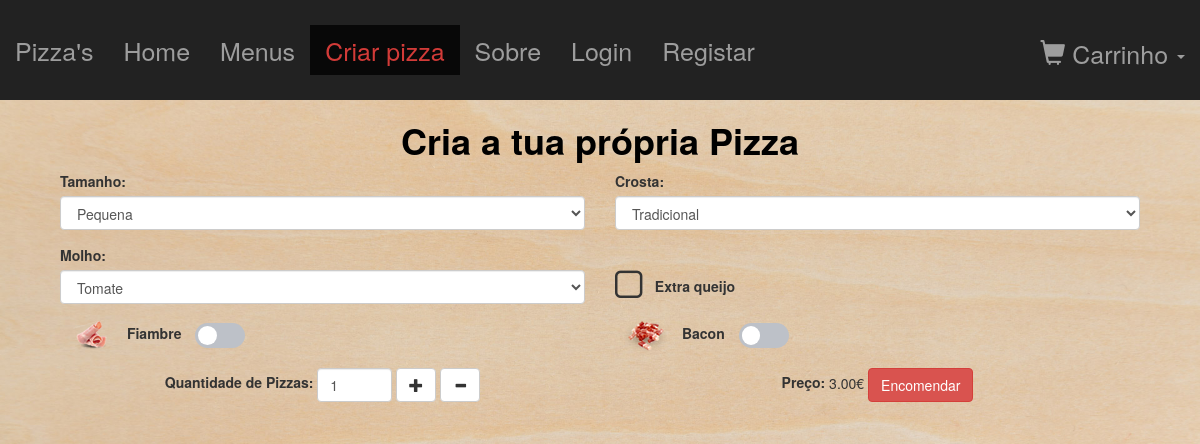
Before: /pages/criarPizza.php with the older database file.
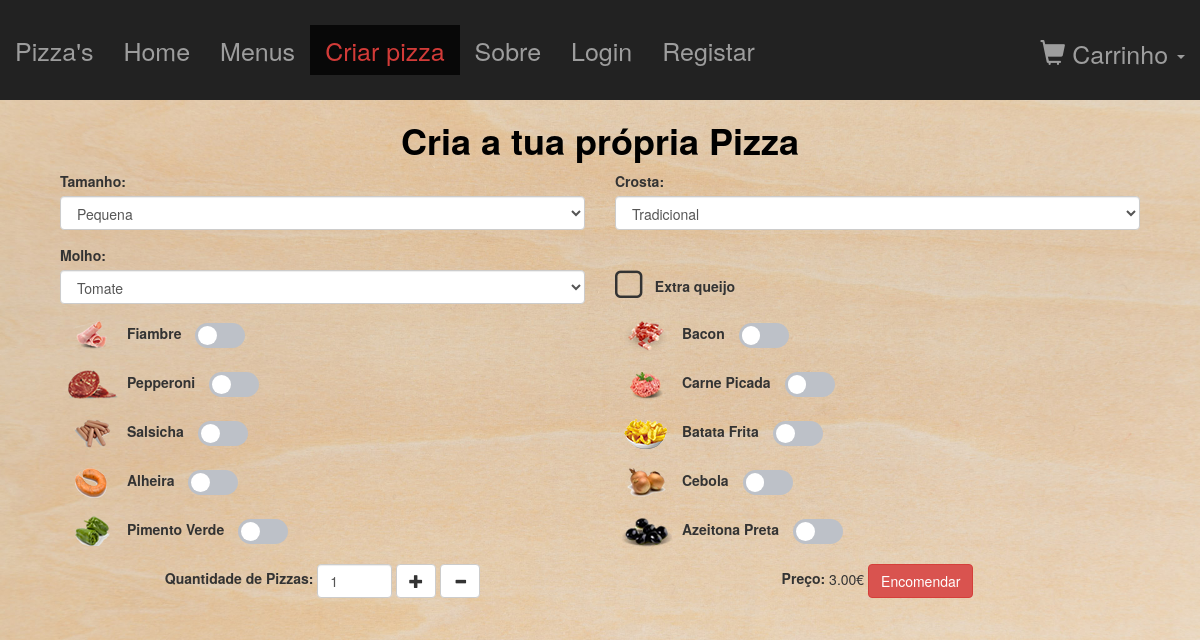
After: the same page with the newer database file.
### tables this page shows
CREATE TABLE IF NOT EXISTS `ingredientePizza` (
  `ID` int(11) NOT NULL COMMENT 'ID do ingrediente da pizza',
  `nome` varchar(50) NOT NULL COMMENT 'Nome do ingrediente da pizza',
  `imagem` varchar(535) NOT NULL COMMENT 'Caminho da imagem do ingrediente da pizza',
  `preco` float NOT NULL COMMENT 'Preço do ingrediente da pizza'
);

### pages/criarPizza.php (the view, shortened to what this page needs)
<?php
    require_once('../php/bd.php');
?>
<?php
    require_once './partials/header2.php';
?>
<div class="container paddingLess marTop">
    <div class="col-md-12 text-center">
        <h1><b>Cria a tua própria Pizza</b></h1>
    </div>
    <div class="col-md-12 text-left">
        <form action="#">
            <div class="col-md-12">
                <div class="form-group col-md-6">
                    <?php
                        $sql='SELECT * FROM tamanhoPizza;';
                        $result = $PDO->query($sql);
                        $tamanhosPizza = $result->fetchAll();
                    ?>
                    <label for="inputSize">Tamanho:</label>
                    <select class="form-control" name="inputTamanho" title="Tamanho" id="inputTamanho">
                        <?php
                            foreach($tamanhosPizza as $tamanhoPizza){ ?>
                                <option value="<?=$tamanhoPizza['ID']?>" preco="<?=$tamanhoPizza['preco']?>"><?=$tamanhoPizza['nome']?></option>
                        <?php } ?>
                    </select>
                </div>
                <div class="form-group col-md-6">
                    <label for="inputCrosta">Crosta:</label>
                    <?php
                        $sql='SELECT * FROM crostaPizza;';
                        $result = $PDO->query($sql);
                        $crostasPizza = $result->fetchAll();
                    ?>
                    <select class="form-control" name="inputCrosta" title="Crosta" id="inputCrosta">
                        <?php
                            foreach($crostasPizza as $crostaPizza){ ?>
                                <option value="<?=$crostaPizza['ID']?>" preco="<?=$crostaPizza['preco']?>"><?=$crostaPizza['nome']?></option>
                        <?php } ?>
                    </select>
                </div>
            </div>
            <div class="col-md-12">
                <div class="form-group col-md-6">
                    <label for="inputMolho">Molho:</label>
                    <?php
                        $sql='SELECT * FROM molhoPizza;';
                        $result = $PDO->query($sql);
                        $molhosPizza = $result->fetchAll();
                    ?>
                    <select class="form-control" name="inputSauce" title="Sauce" id="inputSauce">
                        <?php
                            foreach($molhosPizza as $molhoPizza){ ?>
                                <option value="<?=$molhoPizza['ID']?>" preco="<?=$molhoPizza['preco']?>"><?=$molhoPizza['nome']?></option>
                        <?php } ?>
                    </select>
                </div>
                <div class="form-group col-md-6 checkboxEQCriarPizza">
                    <div class="form-check">
                        <label id="labelEQCriarPizza">
                            <input type="checkbox" name="inputExtraQueijo" id="inputExtraQueijo"><span class="label-text">Extra queijo</span>
                        </label>
                    </div>
                </div>
            </div>
            <?php
                $sql='SELECT * FROM ingredientePizza;';
                $result = $PDO->query($sql);
                $ingredientesPizza = $result->fetchAll();
            ?>
            <div class="col-md-12 ingredientPicker">
                <?php
                foreach($ingredientesPizza as $ingredientePizza){ ?>
                    <div class="col-md-6 form-inline">
                        <div class="form-group">
                            <img src="<?=$ingredientePizza['imagem']?>" alt="<?=$ingredientePizza['nome']?>">
                            <label for="input<?=$ingredientePizza['nome']?>"><?=$ingredientePizza['nome']?></label>
                            <button type="button" class="btn btn-lg btn-toggle" data-toggle="button" aria-pressed="false" autocomplete="off">
                                <div class="handle"></div>
                            </button>
                        </div>
                    </div>
                <?php } ?>
            </div>
            <div class="col-md-12 ingredientPicker">
                <div class="col-md-6 text-center form-inline">
                    <div class="form-group">
                        <label for="inputQuantidade">Quantidade de Pizzas:</label>
                        <input type="number" class="form-control" value="1" name="inputQuantidade" id="inputQuantidade" min="1" max="10">
                        <button type="button" class="btn btn-default" id="buttonAddQuantidade"><span class="glyphicon glyphicon-plus" aria-hidden="true"></span></button>
                        <button type="button" class="btn btn-default" id="buttonRemoveQuantidade"><span class="glyphicon glyphicon-minus" aria-hidden="true"></span></button>
                    </div>
                </div>
                <div class="col-md-6 text-center">
                    <label for="preco">Preço:</label> <span id="preco">3.00</span>€
                    <button type="submit" class="btn btn-danger">Encomendar</button>
                </div>
            </div>
        </form>
    </div>
</div>

Changed rows visible on the page:
added ingredientepizza: imagem (picture), nome "Pepperoni"
added ingredientepizza: imagem (picture), nome "Carne Picada"
added ingredientepizza: imagem (picture), nome "Salsicha"
added ingredientepizza: imagem (picture), nome "Batata Frita"
added ingredientepizza: imagem (picture), nome "Alheira"
added ingredientepizza: imagem (picture), nome "Cebola"
added ingredientepizza: imagem (picture), nome "Pimento Verde"
added ingredientepizza: imagem (picture), nome "Azeitona Preta"
